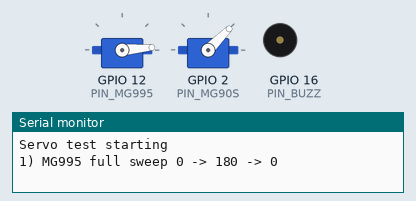
Recording of a sketch running on a simulated ESP8266 (NodeMCU). On the bench: 2 × servo, buzzer (waves = sounding, pin HIGH), the last lines printed to the serial monitor.

Above: at 1.55 s.
At 2.95 s:
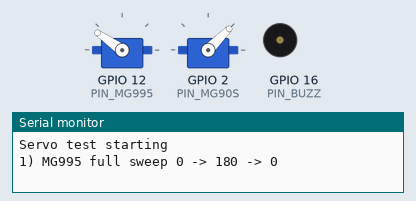
At 4.35 s:
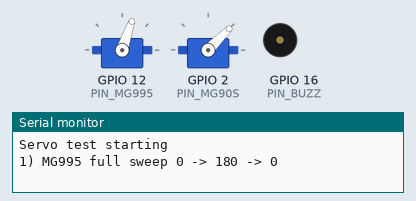
At 7.85 s:
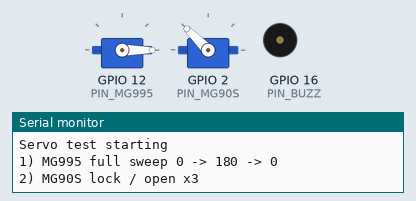
At 11.05 s:
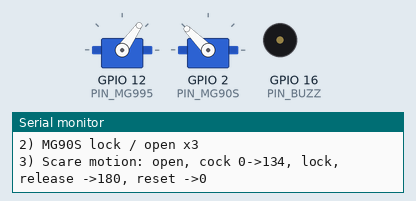
At 14.25 s:
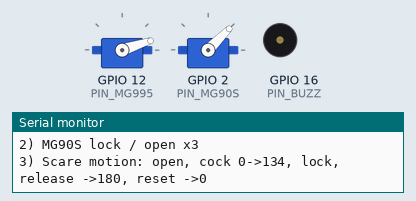
Timing chart, 0 to 21.1 s (numbered marks = the images above):
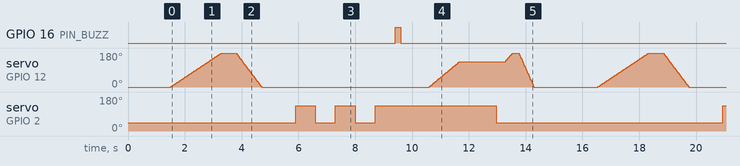

The sketch:

2_servo_test.ino
```cpp
// TEST 2 - SERVOS ONLY: MG995 sweep, MG90S lock/open, then the scare motion, repeating every 15 s
// Run this with the servo horns OFF, or before the plunger is fitted:
// the 0 -> 180 sweep would release the plunger and fire the flame.
// Works on ESP8266 (ESP-12E / NodeMCU) and ESP32-S3 - just pick the board in Tools > Board.
// ESP32 needs the "ESP32Servo" library; the ESP8266 uses its built-in Servo library.

// ---------------- servo + buzzer pins ----------------
#if defined(ESP8266)
  #include <Servo.h>
  const int PIN_MG995 = 12;  // D6
  const int PIN_MG90S = 2;   // D4  (also the on-board LED - it will flicker, that's fine)
  const int PIN_BUZZ  = 16;  // D0
#else
  #include <ESP32Servo.h>
  const int PIN_MG995 = 17, PIN_MG90S = 18, PIN_BUZZ = 40;
#endif

// ---------------- calibration (from the helper sketch) ----------------
const bool  REVERSED = false;   // MG995 direction
const float TRIM     = 0;       // MG995 zero trim, degrees
const int   LOCK_DEG = 45;      // MG90S deadbolt locked
const int   OPEN_DEG = 135;     // MG90S deadbolt open

Servo cock, latch;
float cockPos = 0;

void cockWrite(float logical) {
  float s = logical + TRIM;
  if (REVERSED) s = 180 - s;
  s = constrain(s, 0.0f, 180.0f);
  if (!cock.attached()) cock.attach(PIN_MG995, 500, 2500);
  cock.writeMicroseconds(500 + (int)(s * 2000.0f / 180.0f));
  cockPos = logical;
}
void latchWrite(int deg) {
  if (!latch.attached()) latch.attach(PIN_MG90S, 500, 2500);
  latch.writeMicroseconds(500 + constrain(deg, 0, 180) * 2000 / 180);
}
void servoInit() {
#if !defined(ESP8266)
  ESP32PWM::allocateTimer(0); ESP32PWM::allocateTimer(1);
  cock.setPeriodHertz(50); latch.setPeriodHertz(50);
#endif
  pinMode(PIN_BUZZ, OUTPUT); digitalWrite(PIN_BUZZ, LOW);
}

void sweepCock(float target, int msPerDeg) {
  while (fabsf(target - cockPos) >= 1.0f) {
    cockWrite(cockPos + (target > cockPos ? 1.0f : -1.0f));
    delay(msPerDeg);
  }
  cockWrite(target);
}

void beep(int ms) { digitalWrite(PIN_BUZZ, HIGH); delay(ms); digitalWrite(PIN_BUZZ, LOW); }

void setup() {
  Serial.begin(115200);
  delay(500);
  servoInit();
  cockWrite(0); latchWrite(LOCK_DEG);
  delay(1000);
  Serial.println("Servo test starting");
}

void loop() {
  uint32_t start = millis();

  Serial.println("1) MG995 full sweep 0 -> 180 -> 0");
  sweepCock(180, 10); delay(500);
  sweepCock(0, 5);    delay(500);
  cock.detach();

  Serial.println("2) MG90S lock / open x3");
  for (int i = 0; i < 3; i++) { latchWrite(LOCK_DEG); delay(700); latchWrite(OPEN_DEG); delay(700); }

  Serial.println("3) Scare motion: open, cock 0->134, lock, release ->180, reset ->0");
  beep(200);
  latchWrite(OPEN_DEG); delay(1000);
  sweepCock(134, 8);    delay(300); cock.detach(); delay(1000);
  latchWrite(LOCK_DEG); delay(300);
  sweepCock(180, 6);    delay(200);
  sweepCock(0, 3);      delay(300);
  cock.detach(); latch.detach();

  Serial.println("Done - repeating");
  while (millis() - start < 15000) delay(50);
}
```

Measured:
- by itself, GPIO 16 (PIN_BUZZ): alternates HIGH for 0.20 s and LOW for 14.8 s
- by itself, servo on GPIO 12 (PIN_MG995): moves between 0° and 180°, repeating every 15.0 s
- by itself, servo on GPIO 2 (PIN_MG90S): repeats every 15.0 s: 45° 0.70 s, 135° 0.70 s, 45° 0.70 s, 135° 4.3 s, 45° 8.0 s, 135° 0.70 s
